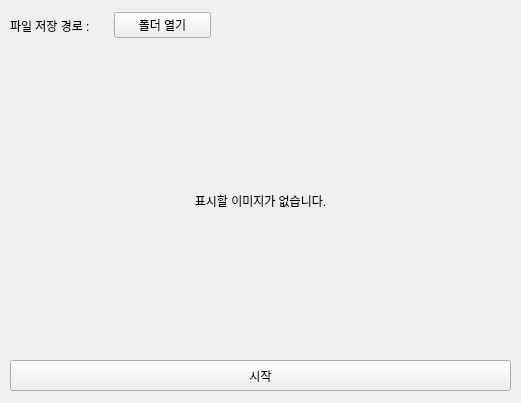
<?xml version="1.0" encoding="UTF-8"?>
<ui version="4.0">
 <class>Form</class>
 <widget class="QWidget" name="Form">
  <property name="geometry">
   <rect>
    <x>0</x>
    <y>0</y>
    <width>521</width>
    <height>403</height>
   </rect>
  </property>
  <property name="windowTitle">
   <string>Form</string>
  </property>
  <widget class="QPushButton" name="btn_start">
   <property name="geometry">
    <rect>
     <x>10</x>
     <y>360</y>
     <width>501</width>
     <height>31</height>
    </rect>
   </property>
   <property name="text">
    <string>시작</string>
   </property>
  </widget>
  <widget class="QWidget" name="horizontalLayoutWidget_2">
   <property name="geometry">
    <rect>
     <x>10</x>
     <y>0</y>
     <width>201</width>
     <height>51</height>
    </rect>
   </property>
   <layout class="QHBoxLayout" name="horizontalLayout_2">
    <item>
     <widget class="QLabel" name="label">
      <property name="text">
       <string>파일 저장 경로 :</string>
      </property>
     </widget>
    </item>
    <item>
     <widget class="QPushButton" name="btn_open_folder">
      <property name="text">
       <string>폴더 열기</string>
      </property>
     </widget>
    </item>
   </layout>
  </widget>
  <widget class="QWidget" name="horizontalLayoutWidget">
   <property name="geometry">
    <rect>
     <x>10</x>
     <y>50</y>
     <width>501</width>
     <height>301</height>
    </rect>
   </property>
   <layout class="QHBoxLayout" name="horizontalLayout">
    <item>
     <widget class="QLabel" name="label_img_viewer">
      <property name="autoFillBackground">
       <bool>false</bool>
      </property>
      <property name="text">
       <string>표시할 이미지가 없습니다.</string>
      </property>
      <property name="alignment">
       <set>Qt::AlignCenter</set>
      </property>
     </widget>
    </item>
   </layout>
  </widget>
  <widget class="QLabel" name="label_folder_path">
   <property name="geometry">
    <rect>
     <x>220</x>
     <y>8</y>
     <width>291</width>
     <height>31</height>
    </rect>
   </property>
   <property name="text">
    <string/>
   </property>
  </widget>
 </widget>
 <resources/>
 <connections/>
</ui>
